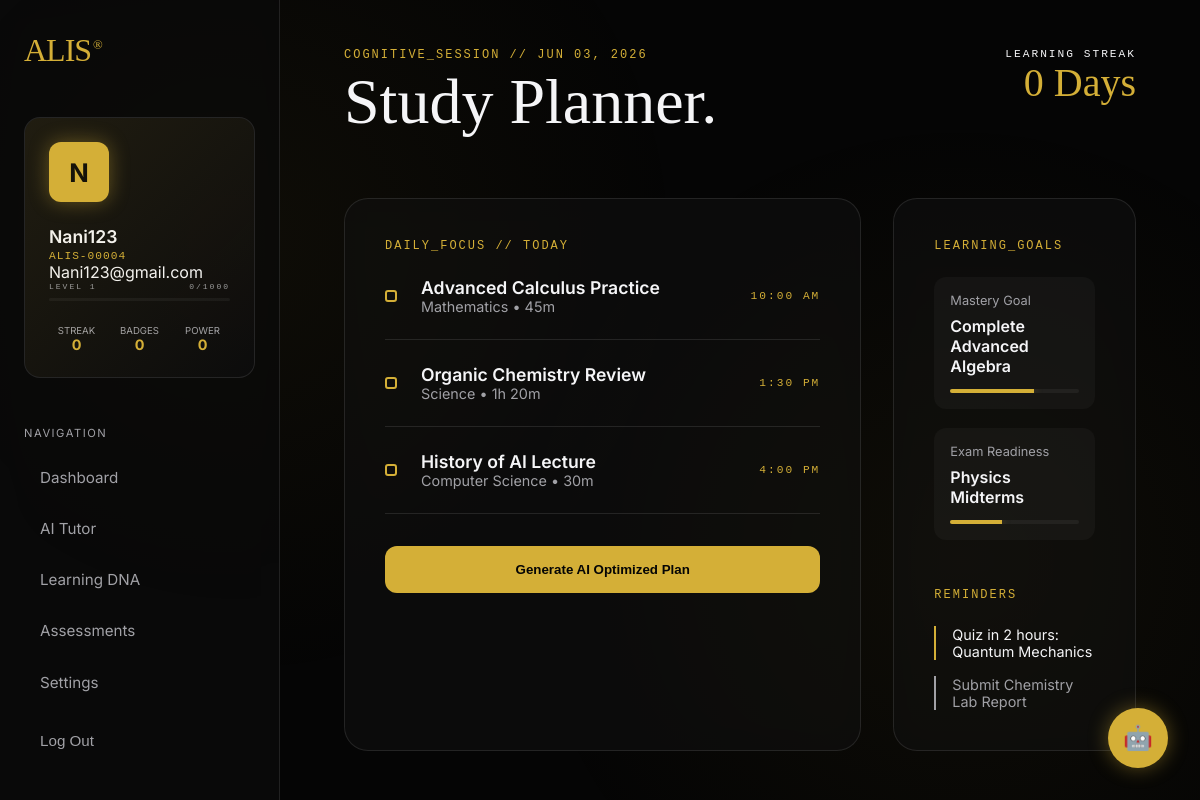
/study-planner/ (signed in), run on the app's committed database.
### alis_app/models.py (models this page shows)
class User(AbstractUser):
    email = models.EmailField(unique=True)
    ROLE_CHOICES = (
        ('student', 'Student'),
        ('teacher', 'Teacher'),
        ('admin', 'Admin'),
        ('owner', 'Owner (Super Admin)'),
    )
    role = models.CharField(max_length=10, choices=ROLE_CHOICES, default='student')
    USERNAME_FIELD = 'email'
    REQUIRED_FIELDS = ['username']
    level = models.CharField(max_length=20, default='Weak', null=True, blank=True)
    last_quiz_score = models.IntegerField(null=True, blank=True)
    last_subject = models.CharField(max_length=50, null=True, blank=True)
    easy_accuracy = models.IntegerField(null=True, blank=True)
    medium_accuracy = models.IntegerField(null=True, blank=True)
    hard_accuracy = models.IntegerField(null=True, blank=True)
    weak_areas = models.JSONField(default=list, null=True, blank=True)
    risk_score = models.FloatField(default=0.0) # 0 to 100
    learning_speed = models.FloatField(default=0.0) # percentage or rate
    retention_score = models.FloatField(default=0.0) # 0 to 100
    learning_trend = models.JSONField(default=list) # [{date, score}]
    learning_dna = models.CharField(max_length=100, default="Analytical")
    xp = models.IntegerField(default=0)
    total_xp = models.IntegerField(default=0)
    user_level = models.IntegerField(default=1)
    badges = models.JSONField(default=list, null=True, blank=True)
    streak_days = models.IntegerField(default=0)
    last_activity_date = models.DateField(null=True, blank=True)
    technical_readiness = models.FloatField(default=0.0)
    aptitude_readiness = models.FloatField(default=0.0)
    communication_readiness = models.FloatField(default=0.0)
    def __str__(self):
        return f"{self.first_name or self.username} ({self.role})"

### alis_app/views.py (the view)
# urls.py: path('study-planner/', views.study_planner_view, name='study_planner'),
@login_required
@student_required
def study_planner_view(request):
    daily_tasks = [
        {'title': 'Advanced Calculus Practice', 'subject': 'Mathematics', 'duration': '45m', 'time': '10:00 AM'},
        {'title': 'Organic Chemistry Review', 'subject': 'Science', 'duration': '1h 20m', 'time': '1:30 PM'},
        {'title': 'History of AI Lecture', 'subject': 'Computer Science', 'duration': '30m', 'time': '4:00 PM'},
    ]
    return render(request, 'alis_app/study_planner.html', {
        'daily_tasks': daily_tasks
    })

### alis_app/templatetags/auth_extras.py (called while the page is built)
@register.filter(name='split_email')
def split_email(value):
    if not value:
        return ""
    return value.split('@')[0]

### alis_app/templates/alis_app/study_planner.html (shortened to what this page needs)
{% extends 'alis_app/base.html' %}
{% block header_title %}Study Planner.{% endblock %}
{% block content %}
<div class="dashboard-grid">
    <div class="glass-card" style="grid-column: span 8;">
        <div class="text-mono" style="color: var(--gold-primary); margin-bottom: 1.5rem;">Daily_Focus // Today</div>
        <div style="display: flex; flex-direction: column; gap: 1.5rem;">
            {% for task in daily_tasks %}
            <div style="display: flex; align-items: center; gap: 1.5rem; padding-bottom: 1.5rem; border-bottom: 1px solid var(--border-glass);">
                <div style="width: 12px; height: 12px; border: 2px solid var(--gold-primary); border-radius: 3px;"></div>
                <div style="flex: 1;">
                    <div style="font-weight: 600; font-size: 1.1rem;">{{ task.title }}</div>
                    <div style="color: var(--text-secondary); font-size: 0.9rem;">{{ task.subject }} • {{ task.duration }}</div>
                </div>
                <div class="text-mono" style="font-size: 0.7rem; color: var(--gold-primary);">{{ task.time }}</div>
            </div>
            {% empty %}
            <div style="text-align: center; padding: 2rem; color: var(--text-secondary);">No tasks scheduled for today. AI is generating a plan...</div>
            {% endfor %}
        </div>
        <button class="btn-gold" style="margin-top: 2rem; width: 100%;">Generate AI Optimized Plan</button>
    </div>
    <div class="glass-card" style="grid-column: span 4;">
        <div class="text-mono" style="color: var(--gold-primary); margin-bottom: 1.5rem;">Learning_Goals</div>
        <div style="display: flex; flex-direction: column; gap: 1.2rem;">
            <div style="padding: 1rem; background: rgba(255,255,255,0.03); border-radius: 12px;">
                <div style="font-size: 0.8rem; color: var(--text-secondary); margin-bottom: 0.5rem;">Mastery Goal</div>
                <div style="font-weight: 600;">Complete Advanced Algebra</div>
                <div class="xp-bar-container" style="margin-top: 0.8rem;">
                    <div class="xp-bar-fill" style="width: 65%;"></div>
                </div>
            </div>
            <div style="padding: 1rem; background: rgba(255,255,255,0.03); border-radius: 12px;">
                <div style="font-size: 0.8rem; color: var(--text-secondary); margin-bottom: 0.5rem;">Exam Readiness</div>
                <div style="font-weight: 600;">Physics Midterms</div>
                <div class="xp-bar-container" style="margin-top: 0.8rem;">
                    <div class="xp-bar-fill" style="width: 40%;"></div>
                </div>
            </div>
        </div>
        <div class="text-mono" style="color: var(--gold-primary); margin-top: 3rem; margin-bottom: 1.5rem;">Reminders</div>
        <div style="display: flex; flex-direction: column; gap: 1rem;">
            <div style="font-size: 0.9rem; border-left: 2px solid var(--gold-primary); padding-left: 1rem;">
                Quiz in 2 hours: Quantum Mechanics
            </div>
            <div style="font-size: 0.9rem; border-left: 2px solid var(--text-secondary); padding-left: 1rem; color: var(--text-secondary);">
                Submit Chemistry Lab Report
            </div>
        </div>
    </div>
</div>
{% endblock %}

### alis_app/templates/alis_app/base.html (shortened to what this page needs)
{% load static auth_extras %}
<!DOCTYPE html>
<html lang="en">
<head>
    <link rel="stylesheet" href="{% static 'alis_app/css/premium_theme.css' %}">
</head>
<body class="animate-in">
    <div class="bg-mesh"></div>
    <div class="app-layout">
        <aside class="sidebar border-glow">
            <div class="sidebar-logo" onclick="window.location.href='{% url 'dashboard' %}'">ALIS<span>®</span></div>
            <div class="sidebar-user-card" style="margin-bottom: 2rem;">
                <div class="user-avatar" style="margin-bottom: 1.5rem; width: 60px; height: 60px; font-size: 1.6rem;">
                    {{ user.first_name|default:user.username|slice:":1"|upper }}
                </div>
                <div class="user-info-name">{{ user.first_name|default:user.username|split_email }}</div>
                <div class="user-info-id">ALIS-{{ user.id|stringformat:"05d" }}</div>
                <div class="user-info-email">{{ user.email }}</div>
                <div style="display: flex; justify-content: space-between; align-items: center; margin-bottom: 0.4rem;">
                    <div class="text-mono" style="font-size: 0.5rem; opacity: 0.6;">LEVEL {{ user.user_level|default:1 }}</div>
                    <div class="text-mono" style="font-size: 0.5rem; opacity: 0.6;">{{ user.xp|default:0 }}/1000</div>
                </div>
                <div class="xp-bar-container" style="height: 3px; margin-bottom: 1.5rem;">
                </div>
                <div class="user-mini-stats">
                    <div class="mini-stat-item">
                        <div class="mini-stat-label">Streak</div>
                        <div class="mini-stat-value">{{ user.streak_days|default:0 }}</div>
                    </div>
                    <div class="mini-stat-item">
                        <div class="mini-stat-label">Badges</div>
                        <div class="mini-stat-value">{{ user.badges|length|default:0 }}</div>
                    </div>
                    <div class="mini-stat-item">
                        <div class="mini-stat-label">Power</div>
                        <div class="mini-stat-value">{{ user.last_quiz_score|default:0 }}</div>
                    </div>
                </div>
            </div>
            <nav class="nav-group" style="overflow-y: auto; flex: 1; padding-right: 0.5rem; margin-bottom: 0;">
                {% if user.role == 'student' %}
                    <div class="nav-label">Navigation</div>
                    <a href="{% url 'dashboard' %}" class="nav-item {% if request.resolver_match.url_name == 'dashboard' %}active{% endif %}">Dashboard</a>
                    <a href="{% url 'ai_tutor' %}" class="nav-item {% if request.resolver_match.url_name == 'ai_tutor' %}active{% endif %}">AI Tutor</a>
                    <a href="{% url 'learning_dna' %}" class="nav-item {% if request.resolver_match.url_name == 'learning_dna' %}active{% endif %}">Learning DNA</a>
                    <a href="{% url 'quiz' %}" class="nav-item {% if request.resolver_match.url_name == 'quiz' %}active{% endif %}">Assessments</a>
                {% endif %}
            </nav>
            <div style="margin-top: auto; display: flex; flex-direction: column; gap: 0.5rem;">
                <a href="{% url 'settings' %}" class="nav-item {% if request.resolver_match.url_name == 'settings' %}active{% endif %}">Settings</a>
                <form action="{% url 'logout' %}" method="post">
                    <button type="submit" class="nav-item" style="width: 100%; border: none; background: none; cursor: pointer; text-align: left; padding: 0.8rem 1rem;">
                        Log Out
                    </button>
                </form>
            </div>
        </aside>
        <main class="main-wrapper">
            {% block header %}
            <header class="app-header">
                <div>
                    <div class="text-mono" style="color: var(--gold-primary); margin-bottom: 0.5rem;">Cognitive_Session // {% now "M d, Y" %}</div>
                    <h1 class="h-editorial" style="font-size: 4rem; margin-top: 0.5rem;">{% block header_title %}Welcome back.{% endblock %}</h1>
                </div>
                <div style="text-align: right;">
                    <div class="text-mono" style="color: var(--text-muted); font-size: 0.7rem;">Learning Streak</div>
                    <div class="h-editorial" style="font-size: 2.5rem; color: var(--gold-primary); margin-top: 0.2rem;">{{ user.streak_days|default:0 }} Days</div>
                </div>
            </header>
            {% endblock %}
            {% block content %}{% endblock %}
        </main>
    </div>
    {% include 'alis_app/ai_assistant_widget.html' %}
</body>
</html>

### alis_app/static/alis_app/css/premium_theme.css (style rules this page uses)
:root { --bg-black: #050505; --bg-card: rgba(15, 15, 15, 0.7); --gold-primary: #D4AF37; --gold-secondary: #FFD700; --gold-glow: rgba(212, 175, 55, 0.4); --text-primary: #F5F5F7; --text-secondary: #A1A1A6; --border-glass: rgba(255, 255, 255, 0.1); --border-gold: rgba(212, 175, 55, 0.3); --glass-blur: blur(20px); }
* { margin: 0; padding: 0; box-sizing: border-box; }
body { background-color: var(--bg-black); color: var(--text-primary); font-family: 'Inter', -apple-system, BlinkMacSystemFont, sans-serif; overflow-x: hidden; -webkit-font-smoothing: antialiased; }
.bg-mesh { position: fixed; top: 0; left: 0; width: 100%; height: 100%; z-index: -1; background: radial-gradient(circle at 20% 30%, rgba(212, 175, 55, 0.05) 0%, transparent 40%), radial-gradient(circle at 80% 70%, rgba(212, 175, 55, 0.05) 0%, transparent 40%); }
.app-layout { display: flex; min-height: 100vh; }
.sidebar { width: 280px; height: 100vh; position: fixed; background: rgba(10, 10, 10, 0.8); backdrop-filter: var(--glass-blur); border-right: 1px solid var(--border-glass); padding: 2rem 1.5rem; display: flex; flex-direction: column; z-index: 100; }
.sidebar-logo { font-family: 'Instrument Serif', serif; font-size: 2rem; color: var(--gold-primary); margin-bottom: 3rem; letter-spacing: -1px; cursor: pointer; }
.sidebar-logo span { font-size: 0.8rem; vertical-align: super; margin-left: 2px; }
.sidebar-user-card { background: var(--bg-card); border: 1px solid var(--border-glass); border-radius: 16px; padding: 1.5rem; margin-bottom: 2rem; position: relative; overflow: hidden; }
.sidebar-user-card::before { content: ''; position: absolute; top: 0; left: 0; width: 100%; height: 100%; background: linear-gradient(135deg, rgba(212, 175, 55, 0.1) 0%, transparent 100%); pointer-events: none; }
.user-avatar { width: 50px; height: 50px; background: var(--gold-primary); border-radius: 12px; display: flex; align-items: center; justify-content: center; font-weight: 700; color: var(--bg-black); font-size: 1.2rem; margin-bottom: 1rem; box-shadow: 0 0 20px var(--gold-glow); }
.user-info-name { font-weight: 600; font-size: 1.1rem; margin-bottom: 0.2rem; }
.user-info-id { font-size: 0.7rem; color: var(--gold-primary); font-family: 'Courier New', Courier, monospace; letter-spacing: 1px; }
.nav-label { font-size: 0.7rem; text-transform: uppercase; color: var(--text-secondary); letter-spacing: 1.5px; margin-bottom: 1rem; margin-top: 1rem; }
.nav-item { display: block; padding: 0.8rem 1rem; color: var(--text-secondary); text-decoration: none; border-radius: 8px; margin-bottom: 0.4rem; transition: all 0.3s ease; font-size: 0.95rem; }
.main-wrapper { flex: 1; margin-left: 280px; padding: 3rem 4rem; min-height: 100vh; }
.app-header { display: flex; justify-content: space-between; align-items: flex-start; margin-bottom: 4rem; }
.h-editorial { font-family: 'Instrument Serif', serif; font-weight: 400; line-height: 1; }
.text-mono { font-family: 'Courier New', Courier, monospace; text-transform: uppercase; letter-spacing: 2px; font-size: 0.75rem; }
.glass-card { background: var(--bg-card); backdrop-filter: var(--glass-blur); border: 1px solid var(--border-glass); border-radius: 24px; padding: 2.5rem; transition: transform 0.3s ease, border-color 0.3s ease; }
.dashboard-grid { display: grid; grid-template-columns: repeat(12, 1fr); gap: 2rem; }
.btn-gold { background: var(--gold-primary); color: var(--bg-black); border: none; padding: 1rem 2rem; border-radius: 12px; font-weight: 700; cursor: pointer; transition: all 0.3s ease; text-decoration: none; display: inline-block; text-align: center; }
.xp-bar-container { background: rgba(255, 255, 255, 0.05); border-radius: 10px; height: 4px; width: 100%; overflow: hidden; }
.xp-bar-fill { height: 100%; background: var(--gold-primary); box-shadow: 0 0 10px var(--gold-glow); }
.user-mini-stats { display: grid; grid-template-columns: repeat(3, 1fr); gap: 0.5rem; margin-top: 1rem; }
.mini-stat-item { text-align: center; }
.mini-stat-label { font-size: 0.6rem; color: var(--text-secondary); text-transform: uppercase; }
.mini-stat-value { font-weight: 700; color: var(--gold-primary); font-size: 0.9rem; }
.animate-in { animation: fadeIn 0.8s cubic-bezier(0.16, 1, 0.3, 1) forwards; }

### data on the page
User: first_name "N", first_name|split_email "Nani123", id "00004", email "Nani123@gmail.com", user_level "1", xp "0", streak_days "0", badges|length "0", last_quiz_score "0"

### other printed values
{{ task.title }} "Advanced Calculus Practice" "Organic Chemistry Review" "History of AI Lecture"
{{ task.subject }} "Mathematics" "Science" "Computer Science"
{{ task.duration }} "45m" "1h 20m" "30m"
{{ task.time }} "10:00 AM" "1:30 PM" "4:00 PM"
